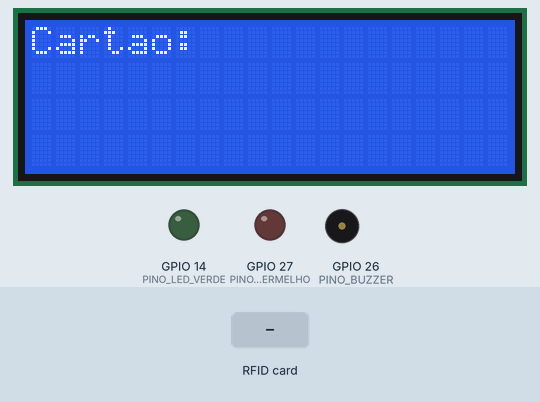
Recording of a sketch running on a simulated ESP32. On the bench: 20×4 character LCD, output pins drawn as LEDs (lit = HIGH), buzzer (waves = sounding, pin HIGH). The inputs (shaded band) are chosen by the test bench. WiFi joins after 1.5 s; servers stay silent unless stated; no MQTT or app messages arrive unless stated; what the sketch prints to the serial monitor is not drawn.

Above: at 3.3 s.
3.4 s: RFID card 23 D2 7A 23 held to the reader
At 5.2 s:
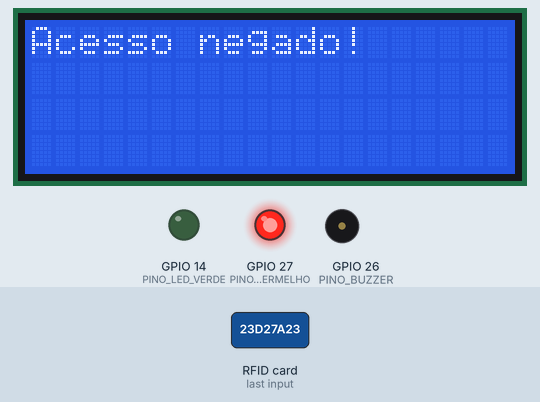
5.9 s: RFID card A1 8A 47 D3 held to the reader
At 6.07 s:
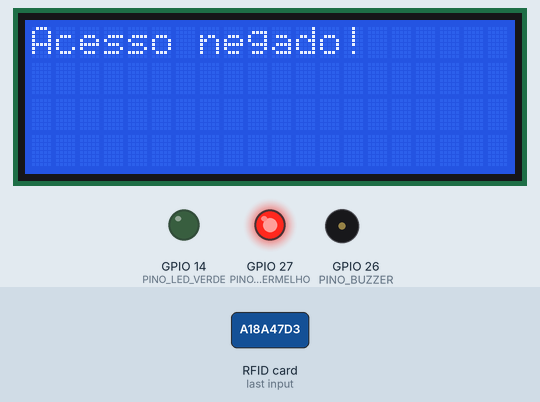
8.3 s: RFID card D3 A4 7D A1 held to the reader
At 10.4 s:
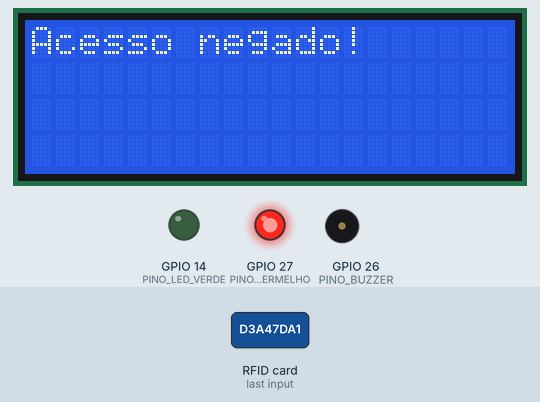
Timing chart, 0 to 11.9 s (numbered marks = the images above; inputs shaded):
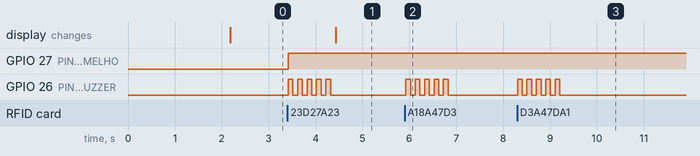

The sketch:

Programacao-Criada-Pelo-ChatGPT-OpenAI-RFID-CartoesManuais.ino
```cpp
#include <SPI.h>
#include <MFRC522.h>
#include <WiFi.h>
#include <PubSubClient.h>
#include <Wire.h>
#include <LiquidCrystal_I2C.h>

// Define os pinos do RFID
#define SS_PIN 15
#define RST_PIN 2
MFRC522 mfrc522(SS_PIN, RST_PIN);

// Define os pinos dos LEDs e do buzzer
#define PINO_LED_VERMELHO 27
#define PINO_LED_VERDE 14
#define PINO_BUZZER 26
#define PINO_RELE 26

// Define as credenciais de WiFi e MQTT
const char* ssid = "SSID_DA_REDE";
const char* password = "SENHA_DA_REDE";
const char* mqtt_server = "IP_DO_BROKER_MQTT";
const char* mqtt_user = "USUARIO_MQTT";
const char* mqtt_password = "SENHA_MQTT";
const char* mqtt_topic = "cartao";
const char* lcd_topic = "lcd";

// Define o cliente WiFi e o cliente MQTT
WiFiClient wifiClient;
PubSubClient client(wifiClient);

// Define o LCD I2C
#define LCD_ADDR 0x3F
#define LCD_COLS 20
#define LCD_ROWS 4
LiquidCrystal_I2C lcd(LCD_ADDR, LCD_COLS, LCD_ROWS);

// Variável para armazenar o UID do cartão lido
String cartaoUID = "";

const int NUMERO_CARTOES = 4;
String cartoes[NUMERO_CARTOES] = {
  "23D27A23",
  "A18A47D3",
  "D3A47DA1",
  "5B5E2A8A"
};

void setup() {
  // Inicializa o serial e os pinos
  Serial.begin(115200);
  pinMode(PINO_LED_VERMELHO, OUTPUT);
  pinMode(PINO_LED_VERDE, OUTPUT);
  pinMode(PINO_BUZZER, OUTPUT);

  // Inicializa o RFID
  SPI.begin();
  mfrc522.PCD_Init();

  // Conecta-se à rede WiFi
  WiFi.begin(ssid, password);
  while (WiFi.status() != WL_CONNECTED) {
    delay(1000);
    Serial.println("Conectando à rede WiFi...");
  }
  Serial.println("Conectado à rede WiFi");

  // Conecta-se ao broker MQTT
  client.setServer(mqtt_server, 1883);
  while (!client.connected()) {
    Serial.println("Conectando ao broker MQTT...");
    if (client.connect("ESP32Client", mqtt_user, mqtt_password )) {
      Serial.println("Conectado ao broker MQTT");
    } else {
      Serial.print("Falha na conexão ao broker MQTT, rc=");
      Serial.print(client.state());
      Serial.println(" tentando novamente em 5 segundos");
      delay(5000);
    }
  }

  // Inicializa o LCD
  lcd.begin();
  lcd.backlight();
  lcd.clear();
  lcd.setCursor(0, 0);
  lcd.print("Cartao: ");
}

void loop() {
  // Verifica se há novos cartões
  if (mfrc522.PICC_IsNewCardPresent() && mfrc522.PICC_ReadCardSerial()) {
    // Lê o UID do cartão
    cartaoUID = "";
    for (byte i = 0; i < mfrc522.uid.size; i++) {
      cartaoUID.concat(String(mfrc522.uid.uidByte[i] < 0x10 ? "0" : ""));
      cartaoUID.concat(String(mfrc522.uid.uidByte[i], HEX));
    }
    Serial.println("Cartao lido: " + cartaoUID);

    // Publica o UID do cartão no tópico "cartao"
    client.publish("cartao", cartaoUID.c_str());

    // Verifica se o cartão lido está na lista de cartões cadastrados
    boolean cartaoCadastrado = false;
    for (int i = 0; i < NUMERO_CARTOES; i++) {
      if (cartaoUID == cartoes[i]) {
        cartaoCadastrado = true;
        break;
      }
    }

    if (cartaoCadastrado) {
      // Se o cartão está cadastrado, liga o relé e pisca o LED verde 5 vezes
      digitalWrite(PINO_RELE, HIGH);
      for (int i = 0; i < 5; i++) {
        digitalWrite(PINO_LED_VERDE, HIGH);
        delay(100);
        digitalWrite(PINO_LED_VERDE, LOW);
        delay(100);
      }
      digitalWrite(PINO_LED_VERMELHO, LOW);
      digitalWrite(PINO_BUZZER, LOW);
    } else {
      // Se o cartão não está cadastrado, acende o LED vermelho e toca o buzzer 5 vezes
      digitalWrite(PINO_LED_VERMELHO, HIGH);
      for (int i = 0; i < 5; i++) {
        digitalWrite(PINO_BUZZER, HIGH);
        delay(100);
        digitalWrite(PINO_BUZZER, LOW);
        delay(100);
      }
      digitalWrite(PINO_RELE, LOW);
      digitalWrite(PINO_LED_VERDE, LOW);
    }

    // Escreve no display LCD a mensagem correspondente
    if (cartaoCadastrado) {
      lcd.clear();
      lcd.setCursor(0,0);
      lcd.print("Acesso permitido!");
    } else {
      lcd.clear();
      lcd.setCursor(0,0);
      lcd.print("Acesso negado!");
    }
  }

  // Verifica se há mensagens recebidas do broker MQTT
  client.loop();
}
```

Measured:
- after the input at 3.4 s, GPIO 27 (PINO_LED_VERMELHO): LOW → HIGH at once; GPIO 26 (PINO_BUZZER): alternates HIGH for 0.10 s and LOW for 0.10 s, 10 changes in all, then stays LOW, starting at once; the display: changes after 1.0 s (image 1)
- after the input at 5.9 s, GPIO 26 (PINO_BUZZER): alternates HIGH for 0.10 s and LOW for 0.10 s, 10 changes in all, then stays LOW, starting at once
- after the input at 8.3 s, GPIO 26 (PINO_BUZZER): alternates HIGH for 0.10 s and LOW for 0.10 s, 10 changes in all, then stays LOW, starting at once
